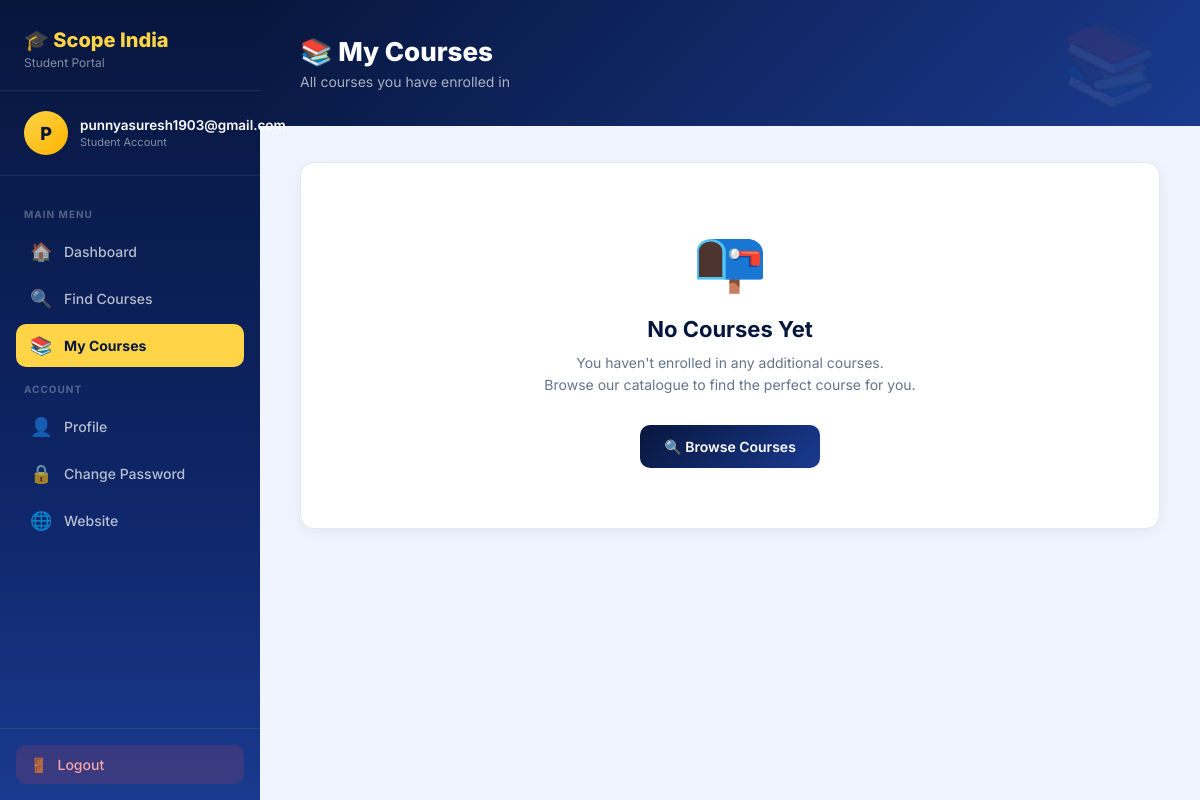
Page /student/picked-courses/ (signed in) on the earlier database version.
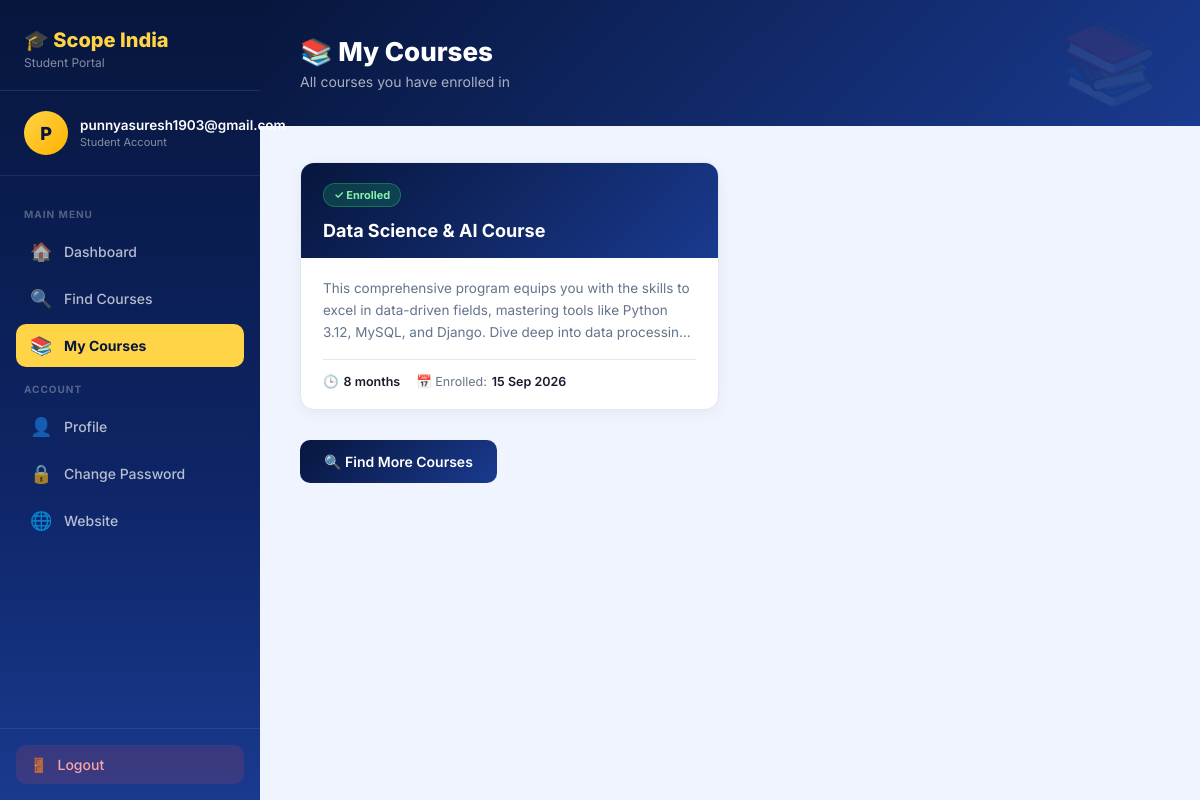
Same page on the later database version.
### StudentLogin/models.py (models this page shows, shortened)
class PickedCourse(models.Model):
    student = models.ForeignKey(
        StudentAccount,
        on_delete=models.CASCADE,
        related_name="picked_courses"
    )
    course = models.ForeignKey(
        CourseList,
        on_delete=models.PROTECT,
        related_name="picked_by_students"
    )
    signed_up_date = models.DateTimeField(auto_now_add=True)
    class Meta:
        constraints = [
            models.UniqueConstraint(
                fields=["student", "course"],
                name="unique_student_course"
            )
        ]

### Courses/models.py (models this page shows, shortened)
class CourseList(models.Model):
    course_name = models.CharField(max_length=100)
    course_duration = models.CharField(max_length=100)
    course_description = models.TextField()
    course_syllabus = models.ManyToManyField(
        Syllabus,
        blank=True,
        related_name="courses"
    )

### StudentLogin/views.py (the view)
# urls.py: path("picked-courses/",views.picked_courses,name="picked_courses"),
@login_required(login_url="student_login")
def picked_courses(request):
    student_account = request.user.student_account
    courses = PickedCourse.objects.filter(
        student=student_account
    ).select_related("course")
    return render(request, "pages/picked_courses.html", {
        "courses": courses,
    })

### templates/pages/picked_courses.html (shortened to what this page needs)
<!DOCTYPE html>
<html lang="en">
<head>
</head>
<body>
    <aside class="sidebar" id="sidebar">
        <div class="sidebar-brand">
            <h2>🎓 Scope India</h2>
            <p>Student Portal</p>
        </div>
        <div class="sidebar-user">
            <div class="user-avatar">{{ request.user.username|first|upper }}</div>
            <div class="user-info">
                <h3>{{ request.user.username }}</h3>
                <p>Student Account</p>
            </div>
        </div>
        <nav class="sidebar-nav">
            <span class="nav-label">Main Menu</span>
            <a href="{% url 'student_dashboard' %}" class="nav-link"><span class="nav-icon">🏠</span> Dashboard</a>
            <a href="{% url 'course_search' %}"     class="nav-link"><span class="nav-icon">🔍</span> Find Courses</a>
            <a href="{% url 'picked_courses' %}"    class="nav-link active"><span class="nav-icon">📚</span> My Courses</a>
            <span class="nav-label">Account</span>
            <a href="{% url 'student_profile' %}"  class="nav-link"><span class="nav-icon">👤</span> Profile</a>
            <a href="{% url 'change_password' %}"  class="nav-link"><span class="nav-icon">🔒</span> Change Password</a>
            <a href="{% url 'home' %}"              class="nav-link"><span class="nav-icon">🌐</span> Website</a>
        </nav>
        <div class="sidebar-footer">
            <a href="{% url 'student_logout' %}" class="logout-btn"><span>🚪</span> Logout</a>
        </div>
    </aside>
    <main class="main">
        <div class="page-header">
            <h1>📚 My Courses</h1>
            <p>All courses you have enrolled in</p>
        </div>
        <div class="content">
            {% if courses %}
                <div class="course-grid">
                    {% for picked_course in courses %}
                    <div class="course-card">
                        <div class="course-card-top">
                            <span class="course-badge">✓ Enrolled</span>
                            <h2 class="course-name">{{ picked_course.course.course_name }}</h2>
                        </div>
                        <div class="course-card-body">
                            <p class="course-desc">
                                {{ picked_course.course.course_description|default:"No description available." }}
                            </p>
                            <div class="course-meta">
                                <span class="meta-item">
                                    🕒 <strong>{{ picked_course.course.course_duration }}</strong>
                                </span>
                                <span class="meta-item">
                                    📅 Enrolled: <strong>{{ picked_course.signed_up_date|date:"d M Y" }}</strong>
                                </span>
                            </div>
                        </div>
                    </div>
                    {% endfor %}
                </div>
                <a href="{% url 'course_search' %}" class="find-more">
                    🔍 Find More Courses
                </a>
            {% else %}
                <div class="empty-state">
                    <span class="empty-icon">📭</span>
                    <h2>No Courses Yet</h2>
                    <p>You haven't enrolled in any additional courses.<br>Browse our catalogue to find the perfect course for you.</p>
                    <a href="{% url 'course_search' %}" class="find-more">
                        🔍 Browse Courses
                    </a>
                </div>
            {% endif %}
        </div>
    </main>
</body>
</html>

Differences in the rows shown:
added PickedCourse: course.course_name "Data Science & AI Course", course.course_description "This comprehensive program equips you with the skills to excel in data-driven fields, mastering tools like Python 3.12, MySQL, and Django. Dive deep into data…", course.course_duration "8 months", signed_up_date "15 Sep 2026"
Other differences:
text no longer shown: "📭 No Courses Yet You haven't enrolled in any additional courses. Browse our catalogue to find the perfect course for you. 🔍 Browse Courses"
text now shown: "🔍 Find More Courses"
